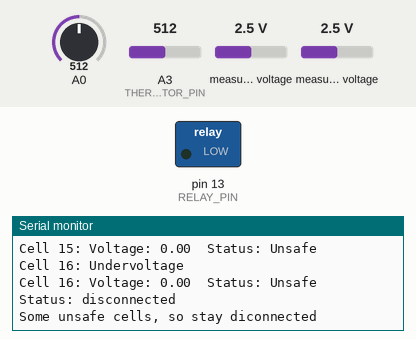
This sketch was run on a simulated Arduino Uno, built with avr-gcc and run on an emulated ATmega328P. On the bench: switched loads named in the sketch (green lamp = pin HIGH), the last lines printed to the serial monitor. Inputs (shaded band) come from the test bench; at power-on: A0 = 512, A3 (THERMISTOR_PIN) = 512, measured voltage 2.5 V. Pins used as bus, display or sensor lines are not drawn.

Above: at 1.2 s.
1.3 s: A0 set to 588
At 1.54 s:
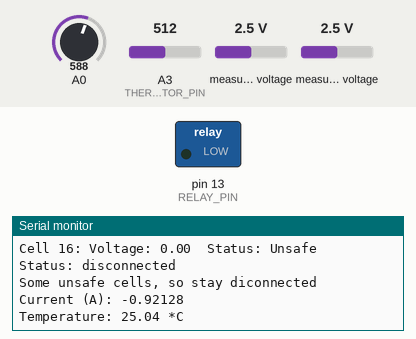
2.8 s: A0 set to 612
At 2.85 s:
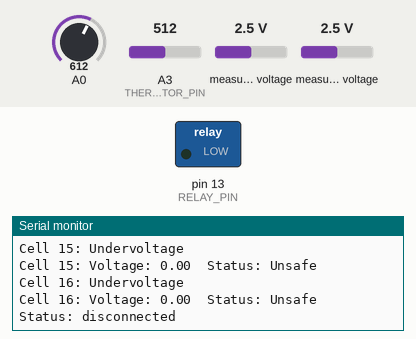
4.3 s: A3 (THERMISTOR_PIN) set to 738
At 4.32 s:
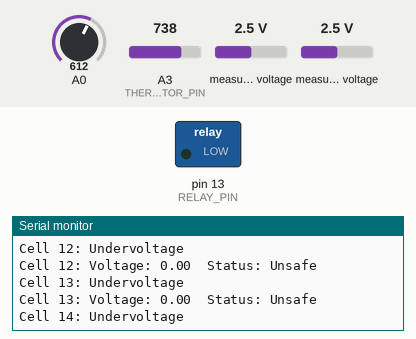
5.8 s: A3 (THERMISTOR_PIN) set to 770
At 6.57 s:
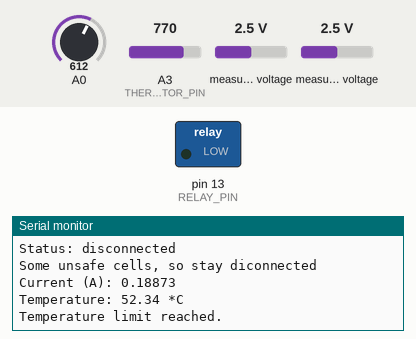
Timing chart, 0 to 8.8 s (numbered marks = the images above; inputs shaded):
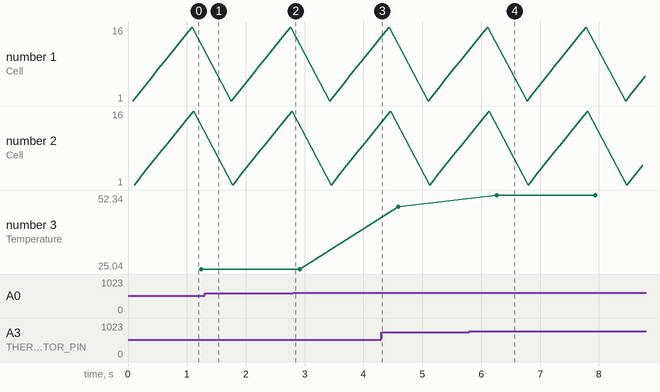

Measured:
- the behaviour switches between 594 and 595 on A0 (found by bisection; images 1 and 2)
- the behaviour switches between 752 and 753 on A3 (THERMISTOR_PIN) (found by bisection; images 3 and 4)
- after the input at 5.8 s, the serial monitor: prints a new line after 0.46 s (image 4)
- plotted number 3: 25.04 → 48.07 after the input at 4.3 s, 48.07 → 52.34 after the input at 5.8 s

The sketch:

bms.ino
```cpp
#include <Wire.h>
#include <Adafruit_ADS1X15.h>
#include <math.h>

Adafruit_ADS1115 ads;


// Cell voltage limits.
const float MAX_VOLTAGE = 3.6;
const float MIN_VOLTAGE = 2.5;

// Battery Current Limit
const float CURRENT_LIMIT = 2.0; // Change! This depends on the fact i am using 8 turns of the wire to represent a higher current.

// How many cells does the battery have? Max of 16.
const int NUMBER_OF_CELLS = 16;

const int RELAY_PIN = 13;

// Temperature Values
const int THERMISTOR_PIN = A3;
const float DEFAULT_RESISTANCE = 10000.0;
const float DEFAULT_TEMP = 25.0;
const float BETA = 3950.0; // May need to change.
const float SERIES_RESISTOR = 10000;

// Set Max Temperature
const float MAX_TEMPERATURE = 50.0;

// Multiplexor truth table.
const int truthTable[16][4] = {
    {0, 0, 0, 0},
    {1, 0, 0, 0},
    {0, 1, 0, 0},
    {1, 1, 0, 0},
    {0, 0, 1, 0},
    {1, 0, 1, 0},
    {0, 1, 1, 0},
    {1, 1, 1, 0},
    {0, 0, 0, 1},
    {1, 0, 0, 1},
    {0, 1, 0, 1},
    {1, 1, 0, 1},
    {0, 0, 1, 1},
    {1, 0, 1, 1},
    {0, 1, 1, 1},
    {1, 1, 1, 1}
};

// Digitial pins to control Mux 1
const int mux1Pins[4] = {2, 3, 4, 5};
// Digitial pins to control Mux 2
const int mux2Pins[4] = {6, 7, 8, 9};


enum BatteryState { connected, disconnected };
enum DisconnectReason { none, overvoltage, undervoltage, overcurrent, overtemperature  };

// Battery starts disconnected
BatteryState batteryConnectionState = disconnected;
DisconnectReason disconnectReason = none;

void setup() {
  Serial.begin(9600);

  pinMode(2, OUTPUT);
  pinMode(3, OUTPUT);
  pinMode(4, OUTPUT);
  pinMode(5, OUTPUT);

  pinMode(6, OUTPUT);
  pinMode(7, OUTPUT);
  pinMode(8, OUTPUT);
  pinMode(9, OUTPUT);

  pinMode(RELAY_PIN, OUTPUT);

  pinMode(THERMISTOR_PIN, INPUT);

  // Start as disconnected
  // It seems to pulse when first connecting can i stop this?
  digitalWrite(RELAY_PIN, LOW);

  Serial.println("Start disconnected before checking cell voltages. ");


  // Check that i2c connection to the ADC is correct. Otherwise don't continue.
  if (!ads.begin()) {
    Serial.println("Failed to initialize ADC.");
    while (1);
  }

  ads.setGain(GAIN_ONE);
}

void loop() {
  checkAllVoltages();
  checkCurrent();
  checkTemperature();
  delay(500);
}

void checkCurrent() {
    // put your main code here, to run repeatedly:
  int sensorValue = analogRead(A0);

  float voltage = sensorValue * (5.0 / 1023.0);

  // Serial.println(voltage);

  // Op Amp
  float actualVoltage = (voltage - 2.7705) / 0.5504;

  // Needs to be negative with reverse current. Or is there another way to do it?
  float offset = 0.250;

  // - offset when + current. + offset when - current?
  // How to determine which direction before offset?

  float current = (actualVoltage - offset) / 100.0;
  current = current * 1000;
  current = current / 8.0; // Just for testing. Remove for actual use!

  if (current >= CURRENT_LIMIT) {
    Serial.println("Current limit reached.");

    if (batteryConnectionState == connected) {
      toggleBatteryConnectionState(overcurrent);
    }
  }

  Serial.print("Current (A): ");
  Serial.println(current, 5);

  delay(50); // What would be the best value for this?
}

void checkAllVoltages() {
  float currentTapVoltage;
  float previousTapVoltage;
  int currentTap;
  int previousTap;
  bool allCellsSafe = true; // Start assuming all cells are safe

  Serial.println("Checking all cell voltages.");

  for (int i = 1; i <= NUMBER_OF_CELLS; i++) {
    // // Using fixed cells for testing
    // currentTap = 2;
    // previousTap = 1;
    // currentTapVoltage = muxVoltage(currentTap, mux1Pins, 0);
    // previousTapVoltage = muxVoltage(previousTap, mux2Pins, 1);


    if (i == 1) {
      currentTap = i;
      currentTapVoltage = muxVoltage(currentTap, mux1Pins, 0);
      previousTapVoltage = 0;
    } else {
      currentTap = i;
      previousTap = i - 1;
      currentTapVoltage = muxVoltage(currentTap, mux1Pins, 0);
      previousTapVoltage = muxVoltage(previousTap, mux2Pins, 1);
    }

    float cellVoltage = currentTapVoltage - previousTapVoltage;

    // Check if this cell is outside safe limits
    bool cellSafe = true;
    if (cellVoltage >= MAX_VOLTAGE) {
      cellSafe = false;
      allCellsSafe = false;
      Serial.print("Cell ");
      Serial.print(i);
      Serial.println(": Overvoltage");

      if (batteryConnectionState == connected) {
        toggleBatteryConnectionState(overvoltage);
      }

    } else if (cellVoltage <= MIN_VOLTAGE) {
      cellSafe = false;
      allCellsSafe = false;
      Serial.print("Cell ");
      Serial.print(i);
      Serial.println(": Undervoltage");

      if (batteryConnectionState == connected) {
        toggleBatteryConnectionState(undervoltage);
      }
    }

    Serial.print("Cell ");
    Serial.print(i);
    Serial.print(": Voltage: ");
    Serial.print(cellVoltage);
    Serial.print("  Status: ");
    Serial.println(cellSafe ? "Safe" : "Unsafe");

    delay(50); // What would be the best value for this?
  }

  if (batteryConnectionState == disconnected && allCellsSafe) {
    Serial.println("Status: disconnected");
    Serial.println("All cells are safe, so can connect battery.");

  } else if (batteryConnectionState == disconnected && !allCellsSafe) {
    Serial.println("Status: disconnected");
    Serial.println("Some unsafe cells, so stay diconnected");

  } else if (batteryConnectionState == connected && allCellsSafe) {
    Serial.println("Status: connected");
    Serial.println("Stay connected.");

  }
}

void checkTemperature() {
  float reading = analogRead(THERMISTOR_PIN);

  // Calculate resistance
  float resistance = SERIES_RESISTOR * (1023.0 / reading - 1.0);

  // Calculate temperature using steinhart equation
  float temp;
  temp = resistance / DEFAULT_RESISTANCE;
  temp = log(temp);
  temp /= BETA;
  temp += 1.0 / (DEFAULT_TEMP + 273.15);
  temp = 1.0 / temp;
  temp -= 273.15;


  Serial.print("Temperature: ");
  Serial.print(temp);
  Serial.println(" *C");

  if (temp >= MAX_TEMPERATURE) {
    Serial.println("Temperature limit reached.");
    if (batteryConnectionState == connected) {
      toggleBatteryConnectionState(overtemperature);
    }
  }
}


void toggleBatteryConnectionState(DisconnectReason reason) {
  if (batteryConnectionState == connected) {
    digitalWrite(RELAY_PIN, LOW);
    batteryConnectionState = disconnected;
    disconnectReason = reason;
  } else if (batteryConnectionState == disconnected && reason == none) {
    // Reconnecting the battery after safe conditions return
    // digitalWrite(BATTERY_DISCONNECT_PIN, HIGH);
    // batteryConnectionState = connected;
  }
}

float muxVoltage(int cell, const int muxPins[4], int port) {
  // Account for using cell starting at 1.
  cell = cell - 1;

  digitalWrite(muxPins[0], truthTable[cell][0]);
  digitalWrite(muxPins[1], truthTable[cell][1]);
  digitalWrite(muxPins[2], truthTable[cell][2]);
  digitalWrite(muxPins[3], truthTable[cell][3]);

  // int analogReading = analogRead(port);

  float adc = ads.readADC_SingleEnded(port);

  float voltage = adc * (4.096 / 32768.0);

  // Account for voltage divider.
  voltage = voltage * 13;

  return voltage;
}
```
